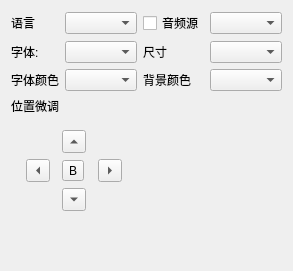
         <widget class="QWidget" name="sub_lang_1_1">
          <attribute name="title">
           <string>语言1</string>
          </attribute>
          <layout class="QVBoxLayout" name="verticalLayout_subtab1">
           <item>
            <layout class="QGridLayout" name="gridLayout_subtab_1_1">
             <item row="0" column="0">
              <widget class="QLabel" name="label_lang_1_1">
               <property name="text">
                <string>语言</string>
               </property>
              </widget>
             </item>
             <item row="0" column="1">
              <widget class="QComboBox" name="comboBox_lang_1_1"/>
             </item>
             <item row="0" column="2">
              <widget class="QCheckBox" name="checkBox_audio_source_1_1">
               <property name="text">
                <string>音频源</string>
               </property>
              </widget>
             </item>
             <item row="0" column="3">
              <widget class="QComboBox" name="comboBox_audio_source_1_1"/>
             </item>
             <item row="1" column="0">
              <widget class="QLabel" name="label_font_1_1">
               <property name="text">
                <string>字体:</string>
               </property>
              </widget>
             </item>
             <item row="1" column="1">
              <widget class="QComboBox" name="comboBox_font_1_1"/>
             </item>
             <item row="1" column="2">
              <widget class="QLabel" name="label_size_1_1">
               <property name="text">
                <string>尺寸</string>
               </property>
              </widget>
             </item>
             <item row="1" column="3">
              <widget class="QComboBox" name="comboBox_size_1_1"/>
             </item>
             <item row="2" column="0">
              <widget class="QLabel" name="label_font_color">
               <property name="text">
                <string>字体颜色</string>
               </property>
              </widget>
             </item>
             <item row="2" column="1">
              <widget class="QComboBox" name="comboBox_font_color_1_1"/>
             </item>
             <item row="2" column="2">
              <widget class="QLabel" name="label_bg_color_1_1">
               <property name="text">
                <string>背景颜色</string>
               </property>
              </widget>
             </item>
             <item row="2" column="3">
              <widget class="QComboBox" name="comboBox_bg_color"/>
             </item>
             <item row="3" column="0">
              <widget class="QLabel" name="label_position_1_1">
               <property name="text">
                <string>位置微调</string>
               </property>
              </widget>
             </item>
             <item row="4" column="0" colspan="2">
              <widget class="QFrame" name="frame_dpad_1_1">
               <property name="frameShape">
                <enum>QFrame::Shape::NoFrame</enum>
               </property>
               <property name="frameShadow">
                <enum>QFrame::Shadow::Plain</enum>
               </property>
               <layout class="QGridLayout" name="gridLayout_dpad">
                <item row="0" column="1">
                 <widget class="QToolButton" name="toolButton_up_1_1">
                  <property name="text">
                   <string>▲</string>
                  </property>
                  <property name="arrowType">
                   <enum>Qt::ArrowType::UpArrow</enum>
                  </property>
                 </widget>
                </item>
                <item row="1" column="0">
                 <widget class="QToolButton" name="toolButton_left_1_1">
                  <property name="text">
                   <string>◄</string>
                  </property>
                  <property name="arrowType">
                   <enum>Qt::ArrowType::LeftArrow</enum>
                  </property>
                 </widget>
                </item>
                <item row="1" column="1">
                 <widget class="QToolButton" name="toolButton_center_1_1">
                  <property name="text">
                   <string>B</string>
                  </property>
                 </widget>
                </item>
                <item row="1" column="2">
                 <widget class="QToolButton" name="toolButton_right_1_1">
                  <property name="text">
                   <string>►</string>
                  </property>
                  <property name="arrowType">
                   <enum>Qt::ArrowType::RightArrow</enum>
                  </property>
                 </widget>
                </item>
                <item row="2" column="1">
                 <widget class="QToolButton" name="toolButton_down_1_1">
                  <property name="text">
                   <string>▼</string>
                  </property>
                  <property name="arrowType">
                   <enum>Qt::ArrowType::DownArrow</enum>
                  </property>
                 </widget>
                </item>
               </layout>
              </widget>
             </item>
            </layout>
           </item>
           <item>
            <spacer name="verticalSpacer_subtab_1_1">
             <property name="orientation">
              <enum>Qt::Orientation::Vertical</enum>
             </property>
             <property name="sizeHint" stdset="0">
              <size>
               <width>20</width>
               <height>40</height>
              </size>
             </property>
            </spacer>
           </item>
          </layout>
         </widget>
